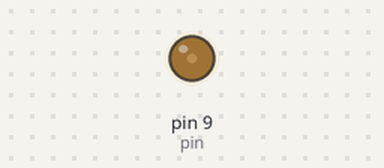
Simulated run of this sketch. Board: Arduino Uno, built with avr-gcc and run on an emulated ATmega328P. Shown: output pins drawn as LEDs (lit = HIGH).

Above: at 0.05 s.
At 1.25 s:
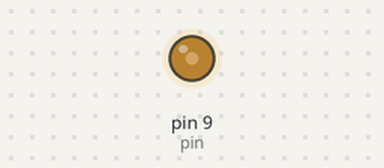
At 2.5 s:
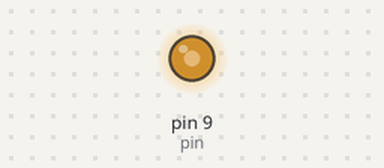
At 5.0 s:
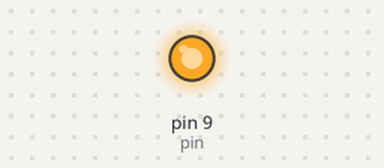
Timing chart, 0 to 6.5 s (numbered marks = the images above):
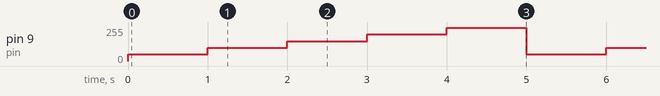

The sketch:

analogwrite1.ino
```cpp
// C++ code
//analog works with pins that have a squiggly sign, eg 9 and 6
//those pins works as both digital and analog

  int pin = 9;

void setup()
{

  pinMode(pin, OUTPUT);
}

void loop()
{
  analogWrite(pin, 50);
  delay(1000);
  analogWrite(pin, 100);
  delay(1000);
  analogWrite(pin, 150);
  delay(1000);
  analogWrite(pin, 200);
  delay(1000);
  analogWrite(pin,250);
  delay(1000);
}
```

Measured:
- by itself, pin 9 (pin): repeats every 5.0 s: 100/255 1.0 s, 150/255 1.0 s, 200/255 1.0 s, 250/255 1.0 s, 50/255 1.0 s
